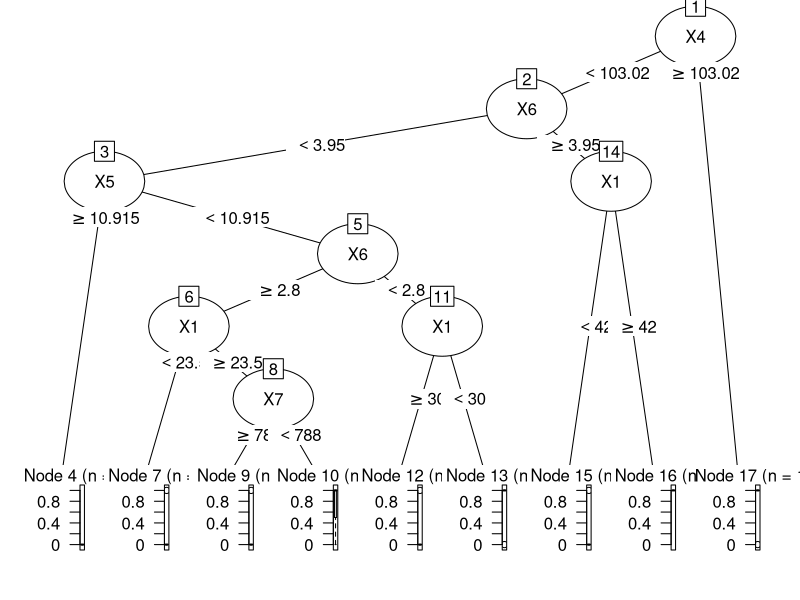
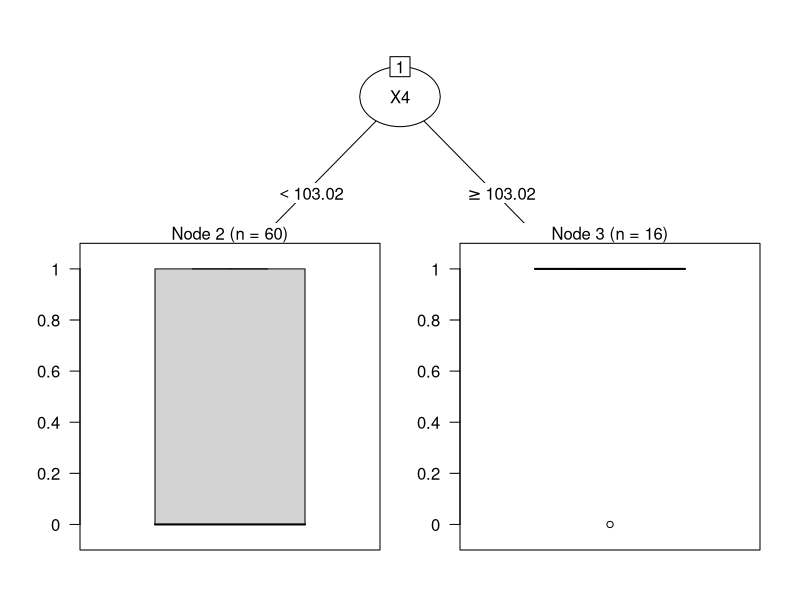

Reproduce these figures in R, in order.
library(partykit)
library(rpart)
library(sqldf)

setwd("C:\\Users\\Kul\\Downloads\\18 oct\\Classes\\Data Analytics")

data <- read.csv("Project Data.csv", header=TRUE, sep=",")
str(data)
#attach(data)


#Getting only Group=0 rows
data = subset(data, Group == 0)
str(data)

data_new <-  sqldf('select Response,X1,X2,X3,X4,X5,X6,X7 from data')
str(data_new)
trainIdx <- sample(1:nrow(data_new), 0.8*nrow(data_new))
train <- data_new[trainIdx,]
test <- data[-trainIdx,]

d_model_1 <- rpart(Response ~ . , data = train, method = 'class',  control=rpart.control(minsplit=5, minbucket=5, maxdepth=8))
plot(as.party(d_model_1))
print(d_model_1)


opt <- which.min(d_model_1$cptable [, "xerror"])
cp <- d_model_1$cptable [opt,"CP"]
DT_Model_1_pruned <- prune(d_model_1, cp=cp)
plot(as.party(DT_Model_1_pruned))



t_predict = predict(DT_Model_1_pruned, test, type = 'class')
#print(t_predict)
#t_predict <- ifelse(t_predict==1,0,1)
t_given = data_new['Response']
confMat <- table(test$Response,t_predict)
#print(confMat)
accuracy <- sum(diag(confMat))/sum(confMat)
print(accuracy)
